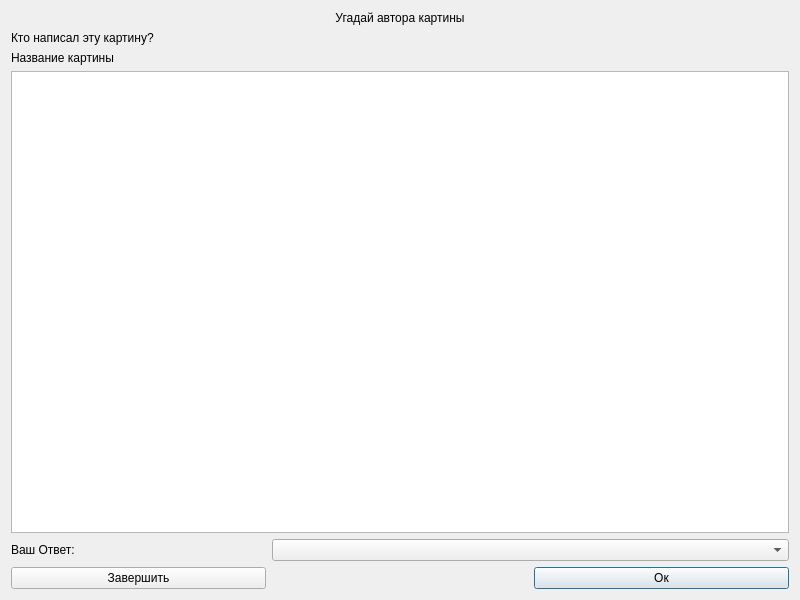
<?xml version="1.0" encoding="UTF-8"?>
<ui version="4.0">
 <class>FirstGameDialog</class>
 <widget class="QDialog" name="FirstGameDialog">
  <property name="geometry">
   <rect>
    <x>0</x>
    <y>0</y>
    <width>800</width>
    <height>600</height>
   </rect>
  </property>
  <property name="windowTitle">
   <string>Dialog</string>
  </property>
  <layout class="QGridLayout" name="gridLayout">
   <item row="3" column="0" colspan="3">
    <widget class="QGraphicsView" name="pictureGraphicsView"/>
   </item>
   <item row="2" column="0" colspan="3">
    <widget class="QLabel" name="pictureLabel">
     <property name="text">
      <string>Название картины</string>
     </property>
    </widget>
   </item>
   <item row="4" column="0">
    <widget class="QLabel" name="label">
     <property name="text">
      <string>Ваш Ответ:</string>
     </property>
    </widget>
   </item>
   <item row="0" column="0" colspan="3">
    <widget class="QLabel" name="label_3">
     <property name="text">
      <string>Угадай автора картины</string>
     </property>
     <property name="alignment">
      <set>Qt::AlignCenter</set>
     </property>
    </widget>
   </item>
   <item row="4" column="1" colspan="2">
    <widget class="QComboBox" name="answerComboBox"/>
   </item>
   <item row="1" column="0" colspan="3">
    <widget class="QLabel" name="label_2">
     <property name="text">
      <string>Кто написал эту картину?</string>
     </property>
    </widget>
   </item>
   <item row="5" column="2">
    <widget class="QPushButton" name="applyPushButton">
     <property name="text">
      <string>Ок</string>
     </property>
    </widget>
   </item>
   <item row="5" column="0">
    <widget class="QPushButton" name="exitPushButton">
     <property name="text">
      <string>Завершить</string>
     </property>
    </widget>
   </item>
  </layout>
 </widget>
 <resources/>
 <connections/>
</ui>
